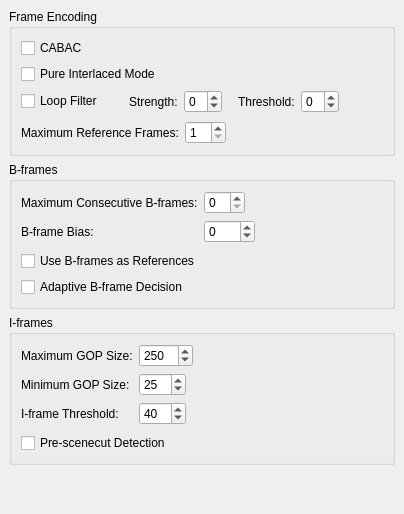
     <widget class="QWidget" name="tab_4" >
      <attribute name="title" >
       <string>Frame</string>
      </attribute>
      <layout class="QVBoxLayout" >
       <property name="margin" >
        <number>9</number>
       </property>
       <property name="spacing" >
        <number>6</number>
       </property>
       <item>
        <widget class="QGroupBox" name="groupBox_6" >
         <property name="title" >
          <string>Frame Encoding</string>
         </property>
         <layout class="QVBoxLayout" >
          <property name="margin" >
           <number>9</number>
          </property>
          <property name="spacing" >
           <number>6</number>
          </property>
          <item>
           <widget class="QCheckBox" name="cabacCheckBox" >
            <property name="text" >
             <string>CABAC</string>
            </property>
           </widget>
          </item>
          <item>
           <widget class="QCheckBox" name="interlacedCheckBox" >
            <property name="text" >
             <string>Pure Interlaced Mode</string>
            </property>
           </widget>
          </item>
          <item>
           <layout class="QHBoxLayout" >
            <property name="margin" >
             <number>0</number>
            </property>
            <property name="spacing" >
             <number>6</number>
            </property>
            <item>
             <widget class="QCheckBox" name="loopFilterCheckBox" >
              <property name="text" >
               <string>Loop Filter</string>
              </property>
             </widget>
            </item>
            <item>
             <layout class="QHBoxLayout" >
              <property name="margin" >
               <number>0</number>
              </property>
              <property name="spacing" >
               <number>6</number>
              </property>
              <item>
               <spacer>
                <property name="orientation" >
                 <enum>Qt::Horizontal</enum>
                </property>
                <property name="sizeType" >
                 <enum>QSizePolicy::Fixed</enum>
                </property>
                <property name="sizeHint" >
                 <size>
                  <width>20</width>
                  <height>20</height>
                 </size>
                </property>
               </spacer>
              </item>
              <item>
               <layout class="QHBoxLayout" >
                <property name="margin" >
                 <number>0</number>
                </property>
                <property name="spacing" >
                 <number>6</number>
                </property>
                <item>
                 <widget class="QLabel" name="alphaC0Label" >
                  <property name="text" >
                   <string>Strength:</string>
                  </property>
                 </widget>
                </item>
                <item>
                 <widget class="QSpinBox" name="alphaC0SpinBox" >
                  <property name="maximum" >
                   <number>6</number>
                  </property>
                  <property name="minimum" >
                   <number>-6</number>
                  </property>
                 </widget>
                </item>
                <item>
                 <spacer>
                  <property name="orientation" >
                   <enum>Qt::Horizontal</enum>
                  </property>
                  <property name="sizeType" >
                   <enum>QSizePolicy::Fixed</enum>
                  </property>
                  <property name="sizeHint" >
                   <size>
                    <width>10</width>
                    <height>20</height>
                   </size>
                  </property>
                 </spacer>
                </item>
                <item>
                 <widget class="QLabel" name="betaLabel" >
                  <property name="text" >
                   <string>Threshold:</string>
                  </property>
                 </widget>
                </item>
                <item>
                 <widget class="QSpinBox" name="betaSpinBox" >
                  <property name="maximum" >
                   <number>6</number>
                  </property>
                  <property name="minimum" >
                   <number>-6</number>
                  </property>
                 </widget>
                </item>
                <item>
                 <spacer>
                  <property name="orientation" >
                   <enum>Qt::Horizontal</enum>
                  </property>
                  <property name="sizeType" >
                   <enum>QSizePolicy::MinimumExpanding</enum>
                  </property>
                  <property name="sizeHint" >
                   <size>
                    <width>10</width>
                    <height>20</height>
                   </size>
                  </property>
                 </spacer>
                </item>
               </layout>
              </item>
             </layout>
            </item>
           </layout>
          </item>
          <item>
           <spacer>
            <property name="orientation" >
             <enum>Qt::Vertical</enum>
            </property>
            <property name="sizeType" >
             <enum>QSizePolicy::Fixed</enum>
            </property>
            <property name="sizeHint" >
             <size>
              <width>20</width>
              <height>2</height>
             </size>
            </property>
           </spacer>
          </item>
          <item>
           <layout class="QHBoxLayout" >
            <property name="margin" >
             <number>0</number>
            </property>
            <property name="spacing" >
             <number>6</number>
            </property>
            <item>
             <widget class="QLabel" name="label_30" >
              <property name="text" >
               <string>Maximum Reference Frames:</string>
              </property>
             </widget>
            </item>
            <item>
             <layout class="QHBoxLayout" >
              <property name="margin" >
               <number>0</number>
              </property>
              <property name="spacing" >
               <number>6</number>
              </property>
              <item>
               <widget class="QSpinBox" name="refFramesSpinBox" >
                <property name="maximum" >
                 <number>16</number>
                </property>
                <property name="minimum" >
                 <number>1</number>
                </property>
               </widget>
              </item>
              <item>
               <spacer>
                <property name="orientation" >
                 <enum>Qt::Horizontal</enum>
                </property>
                <property name="sizeType" >
                 <enum>QSizePolicy::MinimumExpanding</enum>
                </property>
                <property name="sizeHint" >
                 <size>
                  <width>10</width>
                  <height>20</height>
                 </size>
                </property>
               </spacer>
              </item>
             </layout>
            </item>
           </layout>
          </item>
         </layout>
        </widget>
       </item>
       <item>
        <widget class="QGroupBox" name="groupBox_9" >
         <property name="title" >
          <string>B-frames</string>
         </property>
         <layout class="QVBoxLayout" >
          <property name="margin" >
           <number>9</number>
          </property>
          <property name="spacing" >
           <number>6</number>
          </property>
          <item>
           <layout class="QGridLayout" >
            <property name="margin" >
             <number>0</number>
            </property>
            <property name="spacing" >
             <number>6</number>
            </property>
            <item row="0" column="0" >
             <widget class="QLabel" name="label_31" >
              <property name="text" >
               <string>Maximum Consecutive B-frames:</string>
              </property>
             </widget>
            </item>
            <item row="1" column="0" >
             <widget class="QLabel" name="label_29" >
              <property name="text" >
               <string>B-frame Bias:</string>
              </property>
             </widget>
            </item>
            <item row="1" column="1" >
             <layout class="QHBoxLayout" >
              <property name="margin" >
               <number>0</number>
              </property>
              <property name="spacing" >
               <number>6</number>
              </property>
              <item>
               <widget class="QSpinBox" name="BFrameBiasSpinBox" >
                <property name="maximum" >
                 <number>100</number>
                </property>
                <property name="minimum" >
                 <number>-100</number>
                </property>
               </widget>
              </item>
              <item>
               <spacer>
                <property name="orientation" >
                 <enum>Qt::Horizontal</enum>
                </property>
                <property name="sizeType" >
                 <enum>QSizePolicy::MinimumExpanding</enum>
                </property>
                <property name="sizeHint" >
                 <size>
                  <width>10</width>
                  <height>20</height>
                 </size>
                </property>
               </spacer>
              </item>
             </layout>
            </item>
            <item row="0" column="1" >
             <layout class="QHBoxLayout" >
              <property name="margin" >
               <number>0</number>
              </property>
              <property name="spacing" >
               <number>6</number>
              </property>
              <item>
               <widget class="QSpinBox" name="maxBFramesSpinBox" >
                <property name="maximum" >
                 <number>16</number>
                </property>
               </widget>
              </item>
              <item>
               <spacer>
                <property name="orientation" >
                 <enum>Qt::Horizontal</enum>
                </property>
                <property name="sizeType" >
                 <enum>QSizePolicy::MinimumExpanding</enum>
                </property>
                <property name="sizeHint" >
                 <size>
                  <width>10</width>
                  <height>20</height>
                 </size>
                </property>
               </spacer>
              </item>
             </layout>
            </item>
           </layout>
          </item>
          <item>
           <spacer>
            <property name="orientation" >
             <enum>Qt::Vertical</enum>
            </property>
            <property name="sizeType" >
             <enum>QSizePolicy::Fixed</enum>
            </property>
            <property name="sizeHint" >
             <size>
              <width>362</width>
              <height>2</height>
             </size>
            </property>
           </spacer>
          </item>
          <item>
           <layout class="QVBoxLayout" >
            <property name="margin" >
             <number>0</number>
            </property>
            <property name="spacing" >
             <number>6</number>
            </property>
            <item>
             <widget class="QCheckBox" name="bFrameRefCheckBox" >
              <property name="text" >
               <string>Use B-frames as References</string>
              </property>
             </widget>
            </item>
            <item>
             <widget class="QCheckBox" name="adaptiveBFrameCheckBox" >
              <property name="text" >
               <string>Adaptive B-frame Decision</string>
              </property>
             </widget>
            </item>
           </layout>
          </item>
         </layout>
        </widget>
       </item>
       <item>
        <widget class="QGroupBox" name="groupBox_8" >
         <property name="title" >
          <string>I-frames</string>
         </property>
         <layout class="QVBoxLayout" >
          <property name="margin" >
           <number>9</number>
          </property>
          <property name="spacing" >
           <number>6</number>
          </property>
          <item>
           <layout class="QVBoxLayout" >
            <property name="margin" >
             <number>0</number>
            </property>
            <property name="spacing" >
             <number>6</number>
            </property>
            <item>
             <layout class="QGridLayout" >
              <property name="margin" >
               <number>0</number>
              </property>
              <property name="spacing" >
               <number>6</number>
              </property>
              <item row="1" column="1" >
               <layout class="QHBoxLayout" >
                <property name="margin" >
                 <number>0</number>
                </property>
                <property name="spacing" >
                 <number>6</number>
                </property>
                <item>
                 <widget class="QSpinBox" name="minGopSizeSpinBox" >
                  <property name="maximum" >
                   <number>100</number>
                  </property>
                  <property name="value" >
                   <number>25</number>
                  </property>
                 </widget>
                </item>
                <item>
                 <spacer>
                  <property name="orientation" >
                   <enum>Qt::Horizontal</enum>
                  </property>
                  <property name="sizeType" >
                   <enum>QSizePolicy::MinimumExpanding</enum>
                  </property>
                  <property name="sizeHint" >
                   <size>
                    <width>10</width>
                    <height>20</height>
                   </size>
                  </property>
                 </spacer>
                </item>
               </layout>
              </item>
              <item row="0" column="0" >
               <widget class="QLabel" name="label_26" >
                <property name="text" >
                 <string>Maximum GOP Size:</string>
                </property>
               </widget>
              </item>
              <item row="2" column="0" >
               <widget class="QLabel" name="label_27" >
                <property name="text" >
                 <string>I-frame Threshold:</string>
                </property>
               </widget>
              </item>
              <item row="0" column="1" >
               <layout class="QHBoxLayout" >
                <property name="margin" >
                 <number>0</number>
                </property>
                <property name="spacing" >
                 <number>6</number>
                </property>
                <item>
                 <widget class="QSpinBox" name="maxGopSizeSpinBox" >
                  <property name="maximum" >
                   <number>1000</number>
                  </property>
                  <property name="minimum" >
                   <number>1</number>
                  </property>
                  <property name="value" >
                   <number>250</number>
                  </property>
                 </widget>
                </item>
                <item>
                 <spacer>
                  <property name="orientation" >
                   <enum>Qt::Horizontal</enum>
                  </property>
                  <property name="sizeType" >
                   <enum>QSizePolicy::MinimumExpanding</enum>
                  </property>
                  <property name="sizeHint" >
                   <size>
                    <width>10</width>
                    <height>20</height>
                   </size>
                  </property>
                 </spacer>
                </item>
               </layout>
              </item>
              <item row="1" column="0" >
               <widget class="QLabel" name="label_28" >
                <property name="text" >
                 <string>Minimum GOP Size:</string>
                </property>
               </widget>
              </item>
              <item row="2" column="1" >
               <layout class="QHBoxLayout" >
                <property name="margin" >
                 <number>0</number>
                </property>
                <property name="spacing" >
                 <number>6</number>
                </property>
                <item>
                 <widget class="QSpinBox" name="IFrameThresholdSpinBox" >
                  <property name="maximum" >
                   <number>100</number>
                  </property>
                  <property name="value" >
                   <number>40</number>
                  </property>
                 </widget>
                </item>
                <item>
                 <spacer>
                  <property name="orientation" >
                   <enum>Qt::Horizontal</enum>
                  </property>
                  <property name="sizeType" >
                   <enum>QSizePolicy::MinimumExpanding</enum>
                  </property>
                  <property name="sizeHint" >
                   <size>
                    <width>10</width>
                    <height>20</height>
                   </size>
                  </property>
                 </spacer>
                </item>
               </layout>
              </item>
             </layout>
            </item>
            <item>
             <spacer>
              <property name="orientation" >
               <enum>Qt::Vertical</enum>
              </property>
              <property name="sizeType" >
               <enum>QSizePolicy::Fixed</enum>
              </property>
              <property name="sizeHint" >
               <size>
                <width>362</width>
                <height>2</height>
               </size>
              </property>
             </spacer>
            </item>
            <item>
             <widget class="QCheckBox" name="scenecutDetectionCheckBox" >
              <property name="text" >
               <string>Pre-scenecut Detection</string>
              </property>
             </widget>
            </item>
           </layout>
          </item>
         </layout>
        </widget>
       </item>
       <item>
        <spacer>
         <property name="orientation" >
          <enum>Qt::Vertical</enum>
         </property>
         <property name="sizeHint" >
          <size>
           <width>20</width>
           <height>40</height>
          </size>
         </property>
        </spacer>
       </item>
      </layout>
     </widget>
